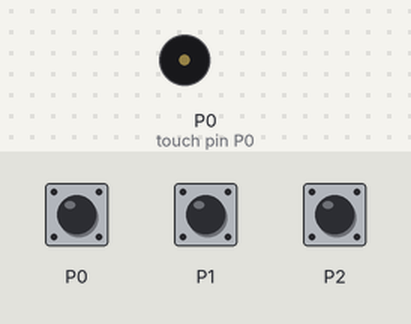
Recording of a program running on a simulated BBC micro:bit (MakeCode). Parts: buzzer (waves = sounding). The test bench sets the inputs (shaded band).

Above: at 1.2 s.
1.3 s: touch pin P0 pressed for 0.15 s
At 1.8 s:
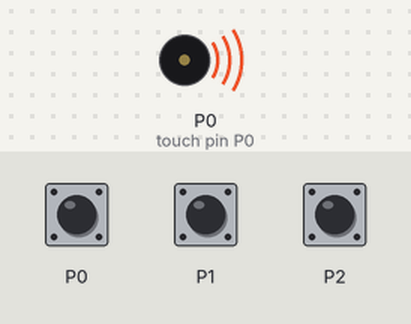
Timing chart, 0 to 4.3 s (numbered marks = the images above; inputs shaded):
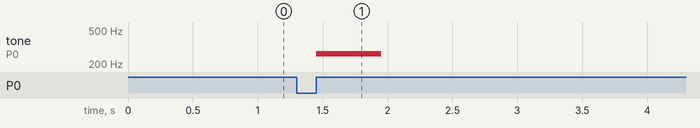

Measured:
- after the input at 1.3 s, tone on P0 (touch pin P0): silent → 262 Hz after 0.15 s, → silent 0.50 s later

The program:

main.ts
```typescript
input.onPinPressed(TouchPin.P0, function () {
    music.playTone(262, music.beat(BeatFraction.Whole))
})
input.onPinPressed(TouchPin.P2, function () {
    music.playTone(330, music.beat(BeatFraction.Whole))
})
input.onPinPressed(TouchPin.P1, function () {
    music.playTone(294, music.beat(BeatFraction.Whole))
})
```

test.ts
```typescript
// aquí va el archivo "tests"; esto no se compilará cuando este paquete se utilice como una extensión.
```
